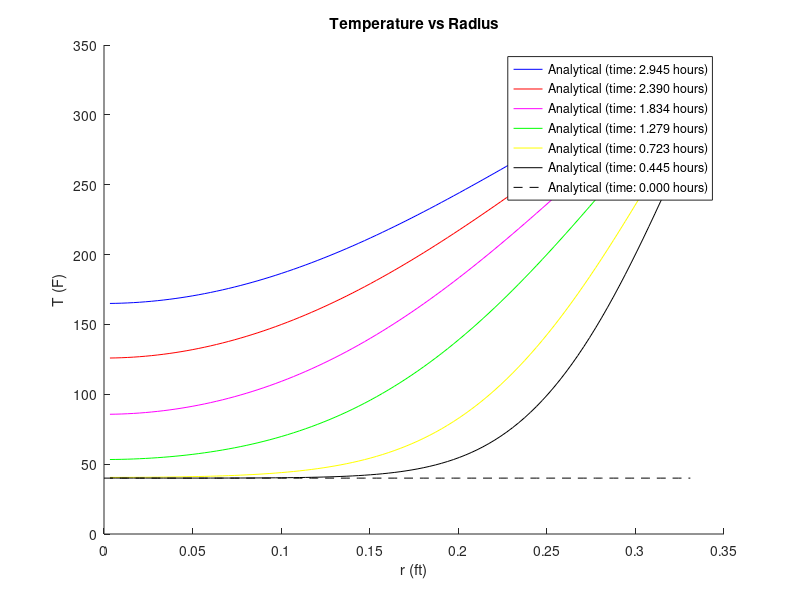

The MATLAB source for this figure:
% MAE 315 Project 1
% Group 5 
% 11/18/2015

% given
Ti = 40; %(F)
Tinf = 350; %(F)
Tf = 165; %(F)
thetaf = (Tf-Tinf)/(Ti-Tinf); %dimensionless temperature
h = 12.5; %Btu/hr-ft^2-F
k = 0.287; %Btu/hr-ft-F
alpha = 1.40e-6; %ft^2/s
r0 = 0.331; %ft
Bi = h*r0/k;

%% Analytical Solution

% lambda values
fb = @(x) 1-x.*cot(x)-Bi;
lambda = zeros(6,1);
lambda(1) = fzero(fb, 3);
lambda(2) = fzero(fb, 6);
lambda(3) = fzero(fb, 9);
lambda(4) = fzero(fb, 12);
lambda(5) = fzero(fb, 15);
lambda(6) = fzero(fb, 18);
 
% series solution for center temperature
a = 4*(sin(lambda)-lambda.*cos(lambda))./(2*lambda-sin(2*lambda));
fth1 = @(x) a(1)*exp(-lambda(1)^2*x)-thetaf;
fth2 = @(x) fth1(x)+a(2)*exp(-lambda(2)^2*x);
fth3 = @(x) fth2(x)+a(3)*exp(-lambda(3)^2*x);
fth4 = @(x) fth3(x)+a(4)*exp(-lambda(4)^2*x);
fth5 = @(x) fth4(x)+a(5)*exp(-lambda(5)^2*x);
fth6 = @(x) fth5(x)+a(6)*exp(-lambda(6)^2*x);

% Fourier Numbers
tau = zeros(6,1);
tau(1) = fzero(fth1, 0.1);
tau(2) = fzero(fth2, 0.1);
tau(3) = fzero(fth3, 0.1);
tau(4) = fzero(fth4, 0.1);
tau(5) = fzero(fth5, 0.1);
tau(6) = fzero(fth6, 0.1);

% time values
time = tau*r0^2/alpha;

% plot
r = linspace(0, r0)';
t = [time(6) time(6)-2e3 time(6)-4e3 time(6)-6e3 time(6)-8e3 time(6)-9e3];
Tanal = zeros(length(r),6);
figure;
hold on;
for j = 1:6
  Fo = alpha*t(j)/r0^2;
  theta = zeros(size(r));
  for k = 1:6
    theta = theta+a(k)*exp(-lambda(k)^2*Fo)*sin(lambda(k)*r/r0)./(lambda(k)*r/r0);
  end    
  Tanal(:,j) = Tinf+(Ti-Tinf)*theta;  
  switch j
    case 1
      line = 'b';      
    case 2
      line = 'r';
    case 3
      line = 'm';
    case 4
      line = 'g';
    case 5
      line = 'y';
    case 6
      line = 'k';
  end
  plot(r, Tanal(:,j), line);
end
plot(r, Ti*ones(length(r),1), '--k');

%% Crank Nicolson Method

% given
N = 11;
dr = r0/(N-1);
dt = 1;
lambda = alpha*dt/dr^2;
n = 2e5; %time levels
r = (0:dr:r0)';

% half radii
rhalf = zeros(N-1,1);
for k = 1:N-1
  rhalf(k) = r(k)+0.5*dr;  
end

% calculating "a" matrix
a = zeros(N);
a(1,2) = -(rhalf(1)^2+r(1)^2);
a(1,1) = rhalf(1)^2+r(1)^2+2*r(1)^2/lambda;
for k = 2:N-1
  a(k,k+1) = -rhalf(k)^2;
  a(k,k) = rhalf(k)^2+rhalf(k-1)^2+2*r(k)^2/lambda;
  a(k,k-1) = -rhalf(k-1)^2;
end
a(N,N) = 2*h*r(N)^2*dr/k+r(N)^2+rhalf(N-1)^2+2*r(N)^2/lambda;
a(N,N-1) = -(r(N)^2+rhalf(N-1)^2);

% calculating "b" matrix
b = zeros(N);
b(1,2) = rhalf(1)^2+r(1)^2;
b(1,1) = -(rhalf(1)^2+r(1)^2-2*r(1)^2/lambda);
for k = 2:N-1
  b(k,k+1) = rhalf(k)^2;
  b(k,k) = -(rhalf(k)^2+rhalf(k-1)^2-2*r(k)^2/lambda);
  b(k,k-1) = rhalf(k-1)^2;
end
b(N,N) = -2*h*r(N)^2*dr/k-r(N)^2-rhalf(N-1)^2+2*r(N)^2/lambda;
b(N,N-1) = r(N)^2+rhalf(N-1)^2;

% calculating the "c" matrix
c = zeros(N,1);
c(N) = 4*h*r(N)^2*dr/k*Tinf;

% calculating T
T = zeros(N,n);
T(:,1) = Ti; %initial conditions
for k = 2:n
  T(:,k) = a\(b*T(:,k-1)+c);  
  if T(1,k) >= Tf
    ifin = k;
    break;
  end  
end

%% Crank Nicolson plot
% plot(r, T(:,ifin), 'o');
title('Temperature vs Radius');
xlabel('r (ft)');
ylabel('T (F)');
legend({sprintf('Analytical (time: %.3f hours)', t(1)/3600)
        sprintf('Analytical (time: %.3f hours)', t(2)/3600)
        sprintf('Analytical (time: %.3f hours)', t(3)/3600)
        sprintf('Analytical (time: %.3f hours)', t(4)/3600)
        sprintf('Analytical (time: %.3f hours)', t(5)/3600)
        sprintf('Analytical (time: %.3f hours)', t(6)/3600)
        sprintf('Analytical (time: %.3f hours)', 0)
        'Crank Nicolson'});

% %% exporting to excel file
% r1 = (0:dr:r0)';
% r2 = linspace(0, r0)';
% filename = 'results.xlsx';
% data = [r1 interp1(r2, Tanal(:,1), r1) T(1:N,ifin)];
% xlswrite(filename, data, 1, 'A2');
% xlswrite(filename, Tanal(2,1), 1, 'B2');